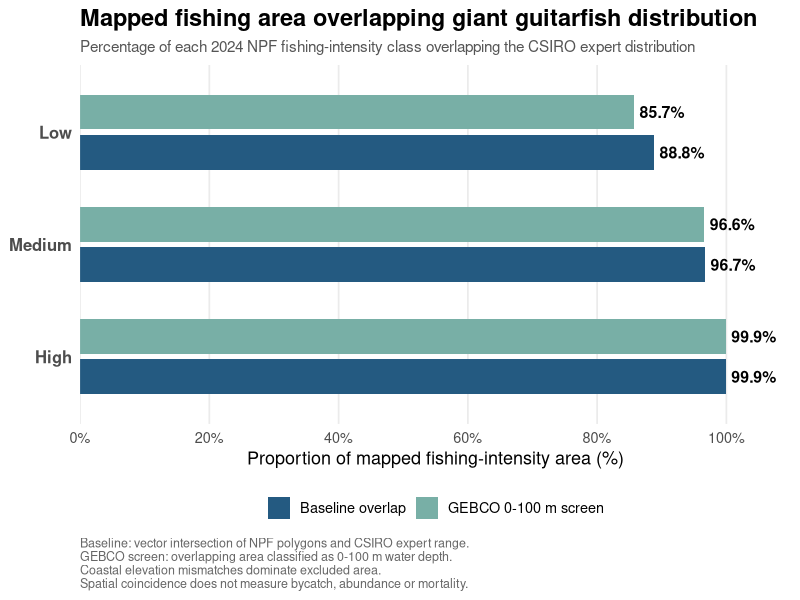
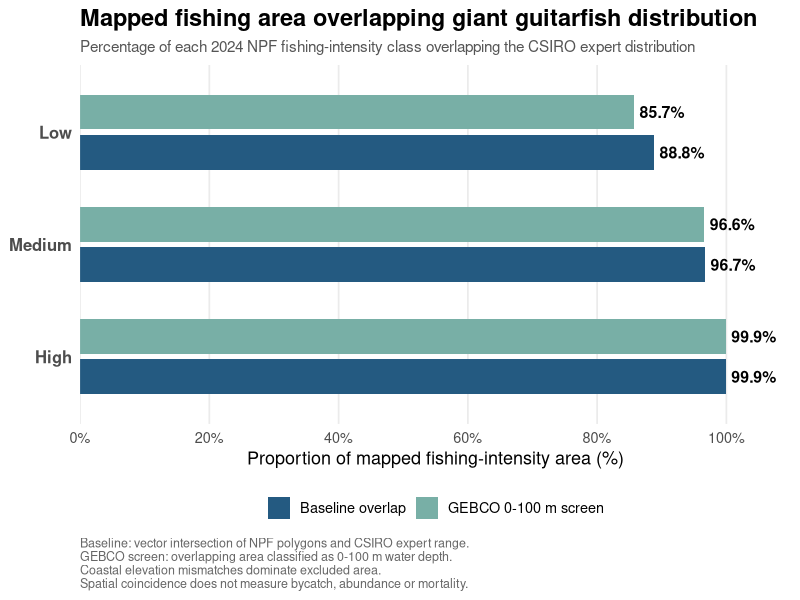

Source code (R) for these figures, in order:

# ============================================================
# GUITARFISH ON THE GRID
# Script 13: Quantitative exposure results
# Step 1: Data audit and consistency checks
# ============================================================

library(dplyr)
library(readr)
library(here)

# ------------------------------------------------------------
# 1. Locate existing analysis outputs
# ------------------------------------------------------------

cat("\n--- AVAILABLE ANALYSIS OUTPUTS ---\n")

analysis_files <- list.files(
  here("outputs"),
  pattern = "overlap|depth|exclusion",
  full.names = FALSE,
  ignore.case = TRUE
)

print(analysis_files)

# ------------------------------------------------------------
# 2. Load depth-constrained results
# ------------------------------------------------------------

depth_class <- read_csv(
  here(
    "outputs",
    "depth_constrained_overlap_by_class.csv"
  ),
  show_col_types = FALSE
)

depth_overall <- read_csv(
  here(
    "outputs",
    "depth_constrained_overlap_overall.csv"
  ),
  show_col_types = FALSE
)

exclusion_audit <- read_csv(
  here(
    "outputs",
    "depth_mask_exclusion_audit.csv"
  ),
  show_col_types = FALSE
)

# ------------------------------------------------------------
# 3. Inspect structures before calculations
# ------------------------------------------------------------

cat("\n--- DEPTH-CONSTRAINED RESULTS BY CLASS ---\n")
print(depth_class, width = Inf)

cat("\n--- COLUMN NAMES ---\n")
print(names(depth_class))

cat("\n--- OVERALL DEPTH SUMMARY ---\n")
print(depth_overall, width = Inf)

cat("\n--- COASTAL / DEPTH EXCLUSION AUDIT ---\n")
print(exclusion_audit, width = Inf)

# ------------------------------------------------------------
# 4. Check missing values and numeric fields
# ------------------------------------------------------------

cat("\n--- MISSING VALUES BY COLUMN ---\n")
print(colSums(is.na(depth_class)))

cat("\n--- NUMERIC COLUMN SUMMARIES ---\n")

numeric_cols <- depth_class |>
  select(where(is.numeric))

print(summary(numeric_cols))

cat("\nScript 13, Step 1 completed.\n")


# ============================================================
# 5. VALIDATE RESULTS BEFORE PLOTTING
# ============================================================

library(ggplot2)
library(tidyr)
library(scales)

required_classes <- c("Low", "Medium", "High")

stopifnot(
  nrow(depth_class) == 3,
  setequal(depth_class$RelativeIntensity, required_classes),
  all(depth_class$total_km2 > 0),
  all(depth_class$baseline_km2 >= 0),
  all(depth_class$depth_constrained_km2 >= 0),
  all(depth_class$depth_constrained_km2 <=
        depth_class$baseline_km2 + 1),
  all(depth_class$baseline_km2 <=
        depth_class$total_km2 + 1),
  all(abs(
    depth_class$baseline_percent -
      100 * depth_class$baseline_km2 /
      depth_class$total_km2
  ) < 0.1),
  all(abs(
    depth_class$depth_percent -
      100 * depth_class$depth_constrained_km2 /
      depth_class$total_km2
  ) < 0.1),
  abs(sum(depth_class$baseline_km2) -
        depth_overall$baseline_km2[1]) < 2,
  abs(sum(depth_class$depth_constrained_km2) -
        depth_overall$depth_constrained_km2[1]) < 2
)

cat("\nQuantitative results validated.\n")

# ============================================================
# 6. PREPARE PLOTTING DATA
# ============================================================

plot_data <- depth_class |>
  select(
    RelativeIntensity,
    baseline_percent,
    depth_percent
  ) |>
  pivot_longer(
    cols = c(baseline_percent, depth_percent),
    names_to = "screening",
    values_to = "overlap_percent"
  ) |>
  mutate(
    RelativeIntensity = factor(
      RelativeIntensity,
      levels = c("High", "Medium", "Low")
    ),
    screening = recode(
      screening,
      baseline_percent = "Baseline overlap",
      depth_percent = "GEBCO 0-100 m screen"
    ),
    screening = factor(
      screening,
      levels = c(
        "Baseline overlap",
        "GEBCO 0-100 m screen"
      )
    )
  )

# ============================================================
# 7. BUILD THE QUANTITATIVE FIGURE
# ============================================================

p_exposure <- ggplot(
  plot_data,
  aes(
    x = overlap_percent,
    y = RelativeIntensity,
    fill = screening
  )
) +
  
  geom_col(
    position = position_dodge(width = 0.72),
    width = 0.62
  ) +
  
  geom_text(
    aes(label = sprintf("%.1f%%", overlap_percent)),
    position = position_dodge(width = 0.72),
    hjust = -0.12,
    size = 4,
    fontface = "bold"
  ) +
  
  scale_fill_manual(
    values = c(
      "Baseline overlap" = "#245A81",
      "GEBCO 0-100 m screen" = "#78AFA6"
    )
  ) +
  
  scale_x_continuous(
    limits = c(0, 110),
    breaks = seq(0, 100, 20),
    labels = label_percent(scale = 1),
    expand = expansion(mult = c(0, 0))
  ) +
  
  labs(
    title = "Mapped fishing area overlapping giant guitarfish distribution",
    subtitle = paste(
      "Percentage of each 2024 NPF fishing-intensity",
      "class overlapping the CSIRO expert distribution"
    ),
    x = "Proportion of mapped fishing-intensity area (%)",
    y = NULL,
    fill = NULL,
    caption = paste(
      "Baseline: vector intersection of NPF polygons and CSIRO expert range.",
      "GEBCO screen: overlapping area classified as 0-100 m water depth.",
      "Coastal elevation mismatches dominate excluded area.",
      "Spatial coincidence does not measure bycatch, abundance or mortality.",
      sep = "\n"
    )
  ) +
  
  theme_minimal(base_size = 13) +
  
  theme(
    plot.title = element_text(
      face = "bold",
      size = 17
    ),
    plot.subtitle = element_text(
      colour = "#555555",
      size = 11
    ),
    axis.text.y = element_text(
      face = "bold",
      size = 12
    ),
    panel.grid.major.y = element_blank(),
    panel.grid.minor = element_blank(),
    legend.position = "bottom",
    plot.caption = element_text(
      hjust = 0,
      colour = "#666666",
      size = 9
    )
  )

print(p_exposure)

# ============================================================
# 8. EXPORT FIGURE
# ============================================================

ggsave(
  here("figures", "13_exposure_by_intensity.png"),
  plot = p_exposure,
  width = 11,
  height = 6.5,
  dpi = 300,
  bg = "white"
)

cat("\nQuantitative exposure figure saved.\n")


# ============================================================
# 9. EXPORT ABSOLUTE AREA SUMMARY
# ============================================================

area_summary <- depth_class |>
  transmute(
    intensity = RelativeIntensity,
    mapped_area_km2 = round(total_km2, 1),
    baseline_overlap_km2 = round(baseline_km2, 1),
    screened_overlap_km2 = round(depth_constrained_km2, 1),
    baseline_overlap_percent = round(baseline_percent, 1),
    screened_overlap_percent = round(depth_percent, 1)
  )

print(area_summary)

write.csv(
  area_summary,
  here("outputs", "exposure_area_summary.csv"),
  row.names = FALSE
)

cat("\nAbsolute area summary exported.\n")
